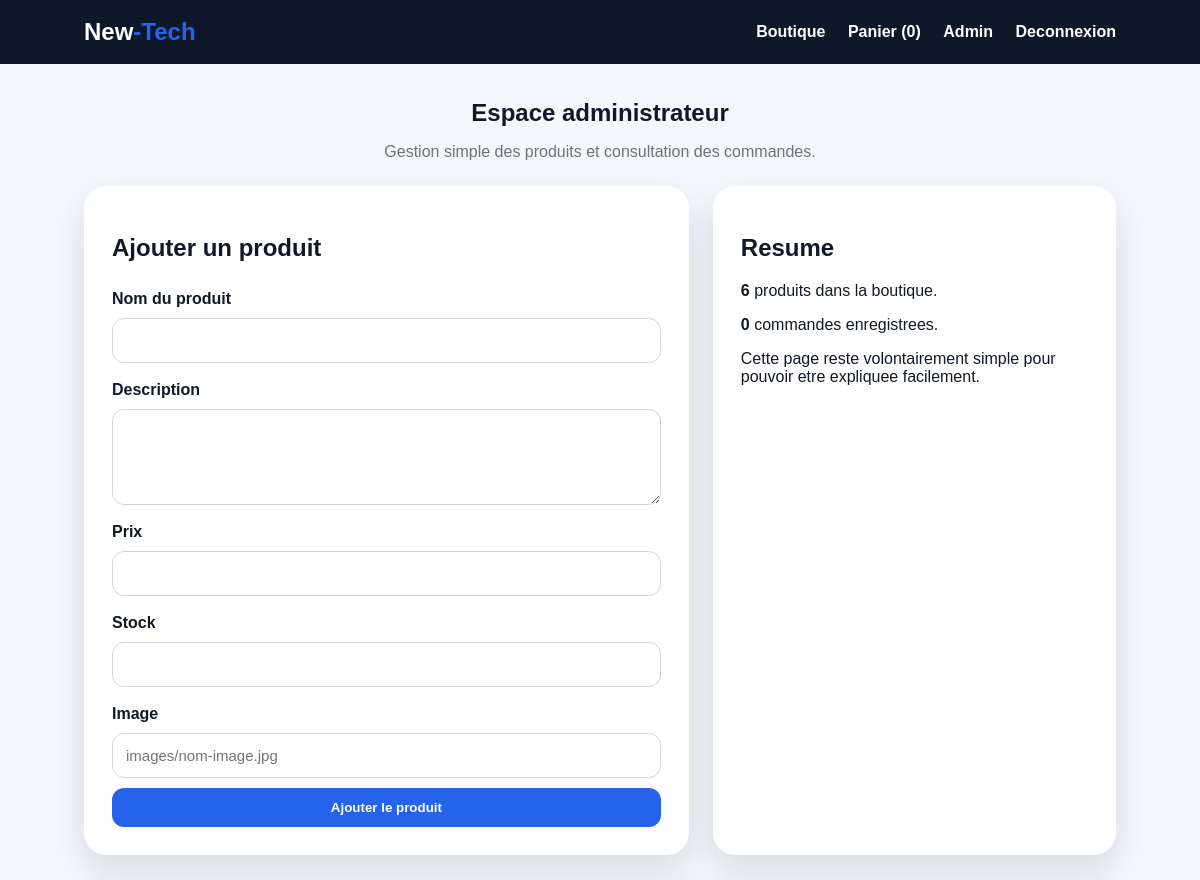
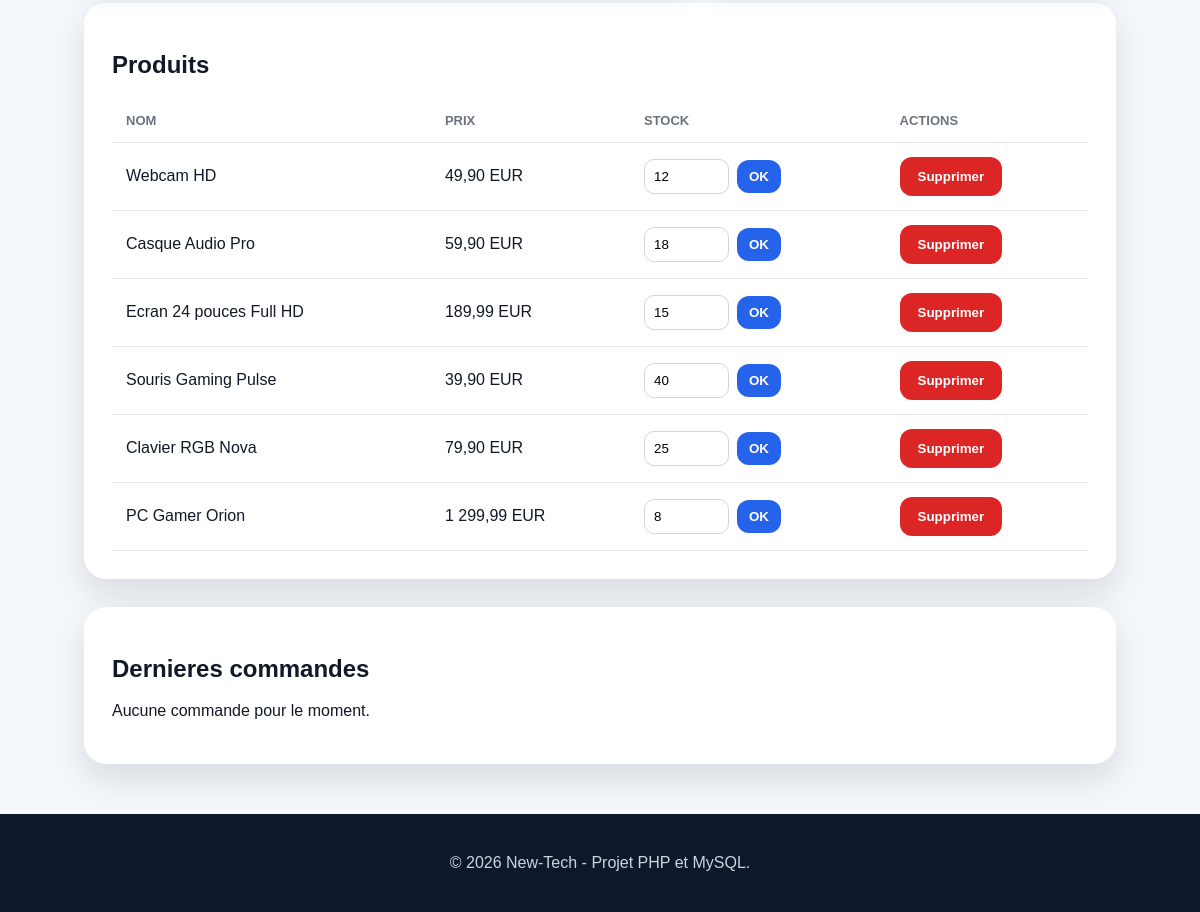
The app's page /admin.php (signed in) with its own data (2 pictures, top to bottom).
### tables this page shows
CREATE TABLE produit (
    id_produit INT AUTO_INCREMENT PRIMARY KEY,
    nom VARCHAR(100) NOT NULL,
    description TEXT NOT NULL,
    prix DECIMAL(10,2) NOT NULL,
    image VARCHAR(255) DEFAULT '',
    stock INT NOT NULL DEFAULT 0
);

### admin.php (the view, shortened to what this page needs)
<?php
require_once "connexion.php";
$produits = $pdo->query("SELECT * FROM produit ORDER BY id_produit DESC")->fetchAll();
$commandes = $pdo->query("SELECT commande.*, utilisateur.nom AS nom_client FROM commande INNER JOIN utilisateur ON commande.id_utilisateur = utilisateur.id_utilisateur ORDER BY date_commande DESC")->fetchAll();
require_once "header.php";
?>
<section class="section-title">
    <h1>Espace administrateur</h1>
    <p>Gestion simple des produits et consultation des commandes.</p>
</section>
<section class="admin-grille">
    <div class="table-card">
        <h2>Ajouter un produit</h2>
        <form method="POST" class="form">
            <label>Nom du produit</label>
            <input type="text" name="nom" required>
            <label>Description</label>
            <textarea name="description" rows="4" required></textarea>
            <label>Prix</label>
            <input type="number" step="0.01" name="prix" required>
            <label>Stock</label>
            <input type="number" name="stock" required>
            <label>Image</label>
            <input type="text" name="image" placeholder="images/nom-image.jpg">
            <button type="submit">Ajouter le produit</button>
        </form>
    </div>
    <div class="table-card">
        <h2>Resume</h2>
        <p><strong><?= count($produits) ?></strong> produits dans la boutique.</p>
        <p><strong><?= count($commandes) ?></strong> commandes enregistrees.</p>
        <p>Cette page reste volontairement simple pour pouvoir etre expliquee facilement.</p>
    </div>
</section>
<section class="table-card admin-section">
    <h2>Produits</h2>
    <table>
        <thead>
            <tr>
                <th>Nom</th>
                <th>Prix</th>
                <th>Stock</th>
                <th>Actions</th>
            </tr>
        </thead>
        <tbody>
            <?php foreach ($produits as $produit): ?>
                <tr>
                    <td><?= htmlspecialchars($produit["nom"]) ?></td>
                    <td><?= number_format($produit["prix"], 2, ',', ' ') ?> EUR</td>
                    <td>
                        <form method="POST" class="form-admin-ligne">
                            <input type="number" name="stock" value="<?= $produit["stock"] ?>" min="0">
                            <button type="submit">OK</button>
                        </form>
                    </td>
                    <td>
                        <form method="POST">
                            <button type="submit" class="btn-danger">Supprimer</button>
                        </form>
                    </td>
                </tr>
            <?php endforeach; ?>
        </tbody>
    </table>
</section>
<section class="table-card admin-section">
    <h2>Dernieres commandes</h2>
    <?php if (empty($commandes)): ?>
        <p>Aucune commande pour le moment.</p>
    <?php endif; ?>
</section>
<?php require_once "footer.php"; ?>

### style.css (style rules this page uses)
:root { --bleu: #2563eb; --bleu-fonce: #1e40af; --fond: #f4f7fb; --texte: #111827; --muted: #6b7280; --blanc: #ffffff; --rouge: #dc2626; --ombre: 0 15px 35px rgba(17, 24, 39, 0.12); }
* { box-sizing: border-box; }
body { margin: 0; font-family: Arial, Helvetica, sans-serif; background: var(--fond); color: var(--texte); }
.section-title { text-align: center; margin: 35px 0 25px; }
.section-title h1, .section-title h2 { margin-bottom: 8px; }
.section-title p { color: var(--muted); }
button, .btn-principal, .btn-secondaire { border: none; border-radius: 12px; padding: 12px 18px; cursor: pointer; text-decoration: none; font-weight: 800; display: inline-block; }
button, .btn-principal { background: var(--bleu); color: var(--blanc); }
.auth-card, .table-card, .resume-card, .confirmation-card, .bloc-vide { background: var(--blanc); border-radius: 22px; box-shadow: var(--ombre); padding: 28px; }
.form { display: flex; flex-direction: column; gap: 10px; }
.form label { font-weight: 700; margin-top: 8px; }
.form input, .form textarea, .form select { width: 100%; border: 1px solid #d1d5db; border-radius: 12px; padding: 13px; font-size: 15px; }
table { width: 100%; border-collapse: collapse; }
th, td { padding: 14px; border-bottom: 1px solid #e5e7eb; text-align: left; }
th { color: var(--muted); font-size: 13px; text-transform: uppercase; }
.btn-danger { background: var(--rouge); }
.admin-grille { display: grid; grid-template-columns: 1.5fr 1fr; gap: 24px; margin-bottom: 28px; }
.admin-section { margin-bottom: 28px; overflow-x: auto; }
.form-admin-ligne { display: flex; gap: 8px; align-items: center; }
.form-admin-ligne input { width: 85px; border: 1px solid #d1d5db; border-radius: 10px; padding: 9px; }
.form-admin-ligne button { padding: 9px 12px; }

### records on screen
produit: nom "Webcam HD", prix "49,90", stock "12"
produit: nom "Casque Audio Pro", prix "59,90", stock "18"
produit: nom "Ecran 24 pouces Full HD", prix "189,99", stock "15"
produit: nom "Souris Gaming Pulse", prix "39,90", stock "40"
produit: nom "Clavier RGB Nova", prix "79,90", stock "25"
produit: nom "PC Gamer Orion", prix "1 299,99", stock "8"

### other values on screen
$nombrePanier "0"
count($produits) "6"
count($commandes) "0"
